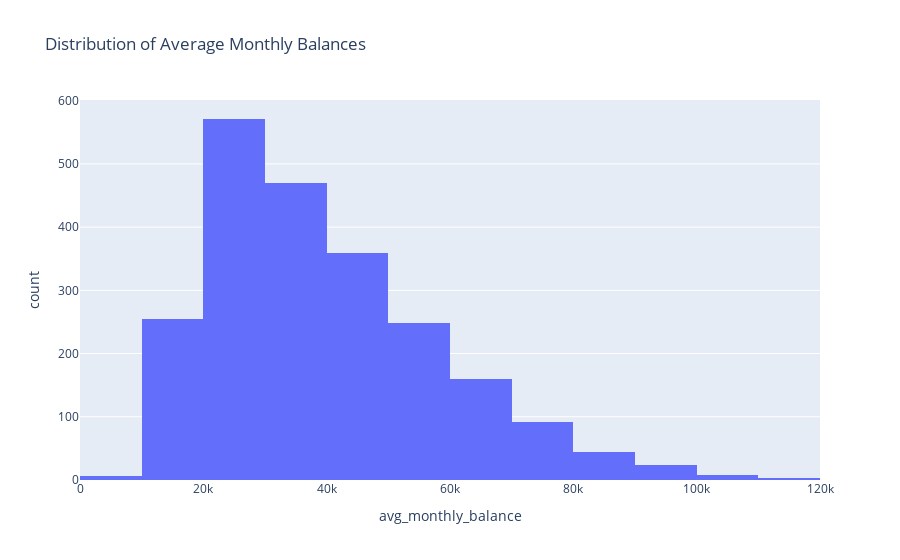

The cell this chart's notebook holds for it:
### Code cell
#Distribution of Average Monthly Balance
fig = px.histogram(base_table, x="avg_monthly_balance", title = "Distribution of Average Monthly Balances", nbins = 20)
fig.show()

### Figure 1 — Plotly figure (JSON) as saved in the notebook; plotly's stock layout.template omitted (floating-point values rounded to 4 significant figures; data arrays with more than 128 entries replaced by an {"elided": "..."} marker saying what was removed)
{"data": [{"alignmentgroup": "True", "bingroup": "x", "hovertemplate": "avg_monthly_balance=%{x}<br>count=%{y}<extra></extra>", "legendgroup": "", "marker": {"color": "#636efa", "pattern": {"shape": ""}}, "name": "", "nbinsx": 20, "offsetgroup": "", "orientation": "v", "showlegend": false, "type": "histogram", "x": {"elided": "2239 float values"}, "xaxis": "x", "yaxis": "y"}], "layout": {"barmode": "relative", "legend": {"tracegroupgap": 0}, "title": {"text": "Distribution of Average Monthly Balances"}, "xaxis": {"anchor": "y", "domain": [0, 1], "title": {"text": "avg_monthly_balance"}}, "yaxis": {"anchor": "x", "domain": [0, 1], "title": {"text": "count"}}}}
